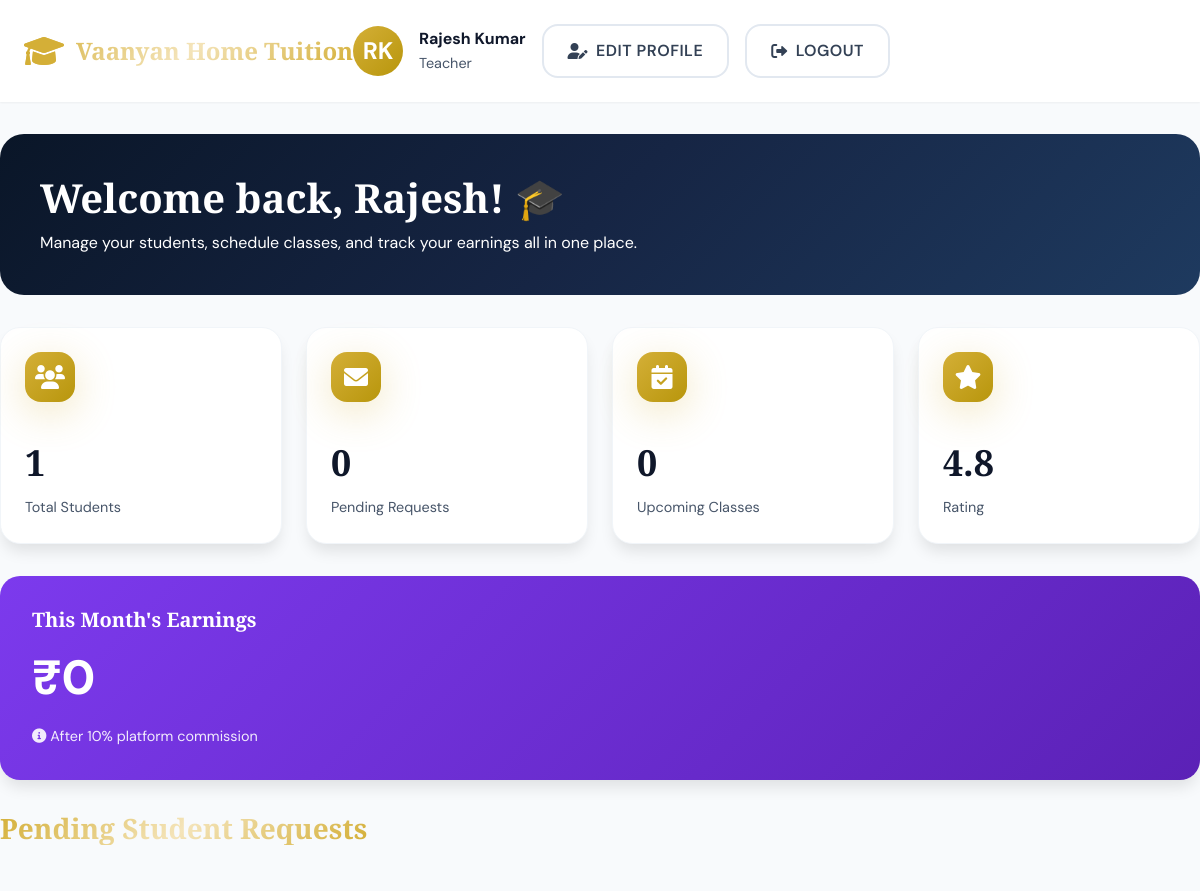
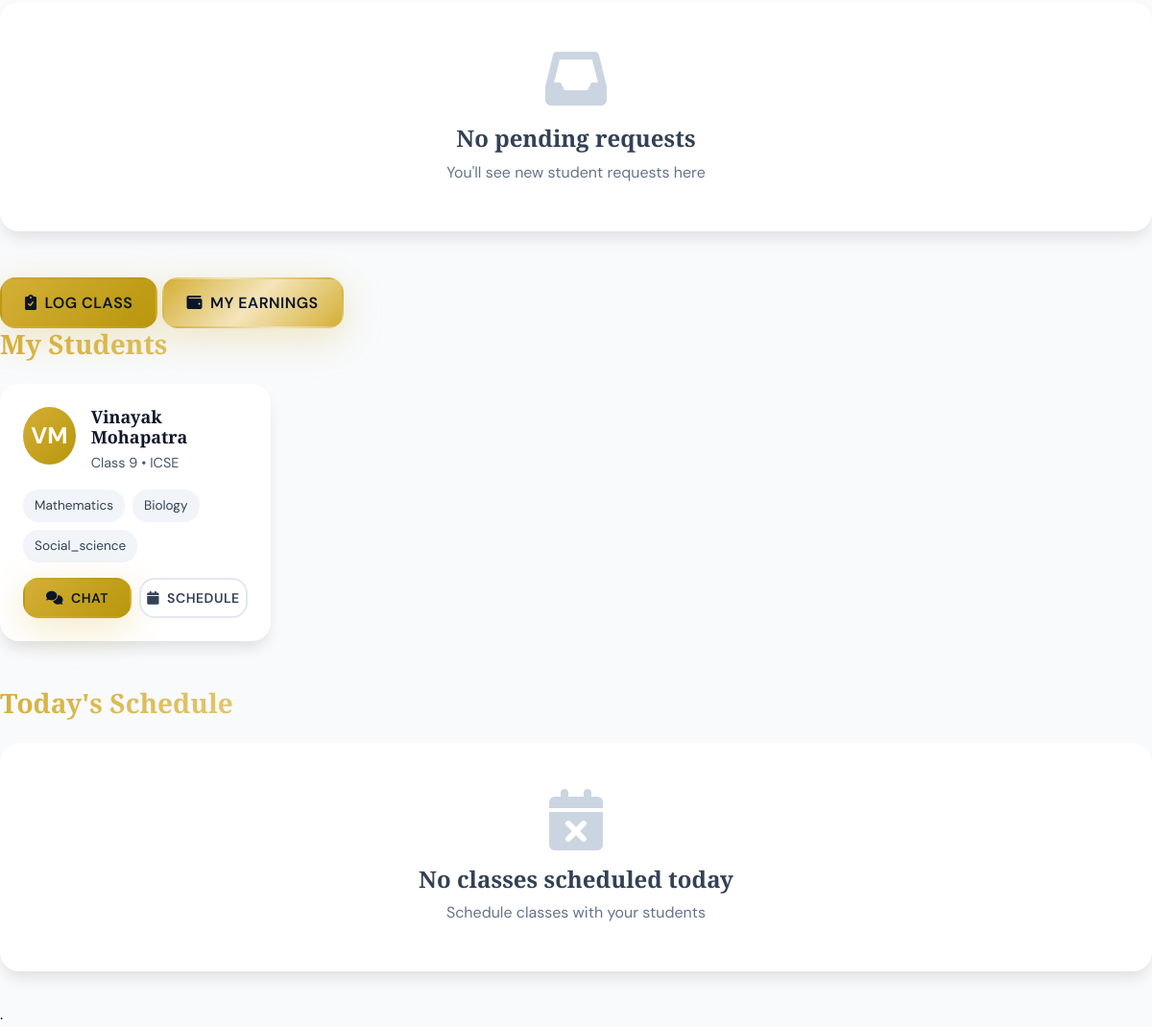
/teacher/dashboard (signed in), run on the app's committed database (2 pictures, top to bottom).
### app.py (models this page shows, shortened)
class User(db.Model):
    __tablename__ = 'users'
    id = db.Column(db.Integer, primary_key=True)
    role = db.Column(db.String(20), nullable=False)
    first_name = db.Column(db.String(100), nullable=False)
    last_name = db.Column(db.String(100), nullable=False)
    email = db.Column(db.String(120), unique=True, nullable=False)
    phone = db.Column(db.String(20), nullable=False)
    password_hash = db.Column(db.String(200), nullable=False)
    is_active = db.Column(db.Boolean, default=True)
    created_at = db.Column(db.DateTime, default=datetime.utcnow)
    student_profile = db.relationship('StudentProfile', backref='user', uselist=False, lazy=True)
    teacher_profile = db.relationship('TeacherProfile', backref='user', uselist=False, lazy=True)

class TeacherProfile(db.Model):
    __tablename__ = 'teacher_profiles'
    id = db.Column(db.Integer, primary_key=True)
    user_id = db.Column(db.Integer, db.ForeignKey('users.id'), nullable=False)
    qualification = db.Column(db.String(100), nullable=False)
    experience = db.Column(db.String(50), nullable=False)
    subjects = db.Column(db.Text, nullable=False)
    teaching_mode = db.Column(db.Text, nullable=False)
    hourly_rate = db.Column(db.Integer, nullable=False)
    bio = db.Column(db.Text)
    city = db.Column(db.String(100), nullable=False)
    address = db.Column(db.Text, nullable=False)
    rating = db.Column(db.Float, default=5.0)
    total_students = db.Column(db.Integer, default=0)
    total_classes = db.Column(db.Integer, default=0)
    total_earnings = db.Column(db.Integer, default=0)
    is_verified = db.Column(db.Boolean, default=False)

class StudentProfile(db.Model):
    __tablename__ = 'student_profiles'
    id = db.Column(db.Integer, primary_key=True)
    user_id = db.Column(db.Integer, db.ForeignKey('users.id'), nullable=False)
    grade = db.Column(db.String(20), nullable=False)
    board = db.Column(db.String(50), nullable=False)
    subjects = db.Column(db.Text, nullable=False)
    city = db.Column(db.String(100), nullable=False)
    address = db.Column(db.Text, nullable=False)

### app.py (the view)
@app.route('/teacher/dashboard')
@login_required
def teacher_dashboard():
    user = get_current_user()
    if user.role != 'teacher':
        flash('Access denied', 'error')
        return redirect(url_for('home'))
    pending_requests = TutorRequest.query.filter_by(
        teacher_id=user.id,
        status='pending'
    ).all()
    accepted_request_ids = [req.id for req in TutorRequest.query.filter_by(
        teacher_id=user.id,
        status='accepted'
    ).all()]
    students = []
    if accepted_request_ids:
        student_ids = [req.student_id for req in TutorRequest.query.filter(
            TutorRequest.id.in_(accepted_request_ids)
        ).all()]
        students = User.query.filter(User.id.in_(student_ids)).all()
    classes = []
    monthly_earnings = user.teacher_profile.total_earnings if user.teacher_profile else 0
    unread_messages = Message.query.filter_by(
        recipient_id=user.id,
        is_read=False
    ).count()
    admin_users = User.query.filter_by(role='admin').all()
    admin_ids = [admin.id for admin in admin_users]
    admin_messages = Message.query.filter(
        Message.recipient_id == user.id,
        Message.sender_id.in_(admin_ids)
    ).order_by(Message.created_at.desc()).limit(10).all()
    return render_template('teacher_dashboard.html',
                         current_user=user,
                         pending_requests=pending_requests,
                         students=students,
                         classes=classes,
                         monthly_earnings=monthly_earnings,
                         messages=range(unread_messages),
                         admin_messages=admin_messages)

### templates/teacher_dashboard.html (shortened to what this page needs)
<!DOCTYPE html>
<html lang="en">
<head>
    <link rel="stylesheet" href="{{ url_for('static', filename='style.css') }}">
    <link href="https://cdnjs.cloudflare.com/ajax/libs/font-awesome/6.0.0/css/all.min.css" rel="stylesheet">
</head>
<body>
    <div class="dashboard">
        <header class="dashboard-header">
            <div class="container">
                <div class="dashboard-header-content">
                    <a href="{{ url_for('home') }}" class="logo">
                        <i class="fas fa-graduation-cap"></i>
                        Vaanyan Home Tuition
                    </a>
                    <div class="user-info">
                        <div class="user-avatar">
                            {{ current_user.first_name[0] }}{{ current_user.last_name[0] }}
                        </div>
                        <div>
                            <strong>{{ current_user.first_name }} {{ current_user.last_name }}</strong>
                            <p style="color: var(--gray-600); font-size: 0.9rem; margin: 0;">Teacher</p>
                        </div>
                        <a href="{{ url_for('teacher_edit_profile') }}" class="btn btn-secondary">
                            <i class="fas fa-user-edit"></i> Edit Profile
                        </a>
                        <a href="{{ url_for('logout') }}" class="btn btn-secondary">
                            <i class="fas fa-sign-out-alt"></i> Logout
                        </a>
                    </div>
                </div>
            </div>
        </header>
        <div class="container dashboard-content">
            <div class="welcome-section">
                <h1>Welcome back, {{ current_user.first_name }}! 🎓</h1>
                <p>Manage your students, schedule classes, and track your earnings all in one place.</p>
            </div>
            <div class="stats-cards">
                <div class="stat-card">
                    <div class="stat-card-header">
                        <div class="stat-icon">
                            <i class="fas fa-users"></i>
                        </div>
                    </div>
                    <div class="stat-value">{{ students|length }}</div>
                    <div class="stat-label">Total Students</div>
                </div>
                <div class="stat-card">
                    <div class="stat-card-header">
                        <div class="stat-icon">
                            <i class="fas fa-envelope"></i>
                        </div>
                    </div>
                    <div class="stat-value">{{ pending_requests|length }}</div>
                    <div class="stat-label">Pending Requests</div>
                </div>
                <div class="stat-card">
                    <div class="stat-card-header">
                        <div class="stat-icon">
                            <i class="fas fa-calendar-check"></i>
                        </div>
                    </div>
                    <div class="stat-value">{{ classes|length }}</div>
                    <div class="stat-label">Upcoming Classes</div>
                </div>
                <div class="stat-card">
                    <div class="stat-card-header">
                        <div class="stat-icon">
                            <i class="fas fa-star"></i>
                        </div>
                    </div>
                    <div class="stat-value">{{ current_user.teacher_profile.rating or '5.0' }}</div>
                    <div class="stat-label">Rating</div>
                </div>
            </div>
            <div class="earnings-card" style="margin-bottom: 2rem;">
                <h3 style="font-size: 1.25rem; margin-bottom: 0.5rem;">This Month's Earnings</h3>
                <div class="earnings-value">₹{{ monthly_earnings or '0' }}</div>
                <div class="earnings-note">
                    <i class="fas fa-info-circle"></i> After 10% platform commission
                </div>
            </div>
            <section style="margin-bottom: 3rem;">
                <div style="display: flex; justify-content: space-between; align-items: center; margin-bottom: 1.5rem;">
                    <h2 class="section-title">Pending Student Requests</h2>
                </div>
                {% if pending_requests and pending_requests|length > 0 %}
                <div class="requests-list">
                    {% for request in pending_requests %}
                    <div class="request-item">
                        <div class="request-info">
                            <h3>{{ request.student.first_name }} {{ request.student.last_name }}</h3>
                            <div class="request-meta">
                                <span><i class="fas fa-book"></i> {{ request.subject|title }}</span>
                                <span><i class="fas fa-graduation-cap"></i> Class {{ request.student.student_profile.grade }}</span>
                                <span><i class="fas fa-map-marker-alt"></i> {{ request.student.student_profile.city }}</span>
                            </div>
                            <p style="color: var(--gray-600); margin-top: 0.5rem; font-size: 0.9rem;">
                                {{ request.message }}
                            </p>
                        </div>
                        <div class="request-actions">
                            <form method="POST" action="{{ url_for('handle_request') }}" style="display: inline;">
                                <input type="hidden" name="request_id" value="{{ request.id }}">
                                <input type="hidden" name="action" value="accept">
                                <button type="submit" class="btn btn-primary btn-sm">
                                    <i class="fas fa-check"></i> Accept
                                </button>
                            </form>
                            <form method="POST" action="{{ url_for('handle_request') }}" style="display: inline;">
                                <input type="hidden" name="request_id" value="{{ request.id }}">
                                <input type="hidden" name="action" value="reject">
                                <button type="submit" class="btn btn-secondary btn-sm">
                                    <i class="fas fa-times"></i> Decline
                                </button>
                            </form>
                        </div>
                    </div>
                    {% endfor %}
                </div>
                {% else %}
                <div class="empty-state">
                    <i class="fas fa-inbox"></i>
                    <h3>No pending requests</h3>
                    <p>You'll see new student requests here</p>
                </div>
                {% endif %}
            </section>
<a href="{{ url_for('teacher_log_class') }}" class="btn btn-primary">
    <i class="fas fa-clipboard-check"></i> Log Class
</a>
<a href="{{ url_for('teacher_earnings') }}" class="btn btn-gold">
    <i class="fas fa-wallet"></i> My Earnings
</a>
            <section>
                <h2 class="section-title">My Students</h2>
                {% if students and students|length > 0 %}
                <div class="students-grid">
                    {% for student in students %}
                    <div class="student-card">
                        <div class="student-header">
                            <div class="student-avatar">
                                {{ student.first_name[0] }}{{ student.last_name[0] }}
                            </div>
                            <div class="student-info">
                                <h3>{{ student.first_name }} {{ student.last_name }}</h3>
                                <p style="color: var(--gray-600); font-size: 0.9rem;">
                                    Class {{ student.student_profile.grade }} • {{ student.student_profile.board|upper }}
                                </p>
                            </div>
                        </div>
                        <div class="subject-tags">
                            {% for subject in student.student_profile.subjects.split(',')[:3] %}
                            <span class="subject-tag">{{ subject|title }}</span>
                            {% endfor %}
                        </div>
                        <div style="display: flex; gap: 0.5rem; margin-top: 1rem;">
                            <a href="{{ url_for('chat', partner_id=student.id) }}" class="btn btn-primary btn-sm" style="flex: 1;">
                                <i class="fas fa-comments"></i> Chat
                            </a>
                            <a href="#" class="btn btn-secondary btn-sm" style="flex: 1;">
                                <i class="fas fa-calendar"></i> Schedule
                            </a>
                        </div>
                    </div>
                    {% endfor %}
                </div>
                {% else %}
                <div class="empty-state">
                    <i class="fas fa-user-graduate"></i>
                    <h3>No students yet</h3>
                    <p>Accept student requests to start teaching</p>
                </div>
                {% endif %}
            </section>
            <section style="margin-top: 3rem;">
                <h2 class="section-title">Today's Schedule</h2>
                {% if classes and classes|length > 0 %}
                <div style="background: var(--white); border-radius: var(--radius-xl); padding: 1.5rem; box-shadow: var(--shadow-lg);">
                    {% for class in classes %}
                    <div style="padding: 1rem; border-bottom: 1px solid var(--gray-200); display: flex; justify-content: space-between; align-items: center;">
                        <div>
                            <h3 style="color: var(--gray-900); margin-bottom: 0.25rem;">{{ class.title }}</h3>
                            <p style="color: var(--gray-600); font-size: 0.9rem;">
                                <i class="fas fa-clock"></i> {{ class.scheduled_at }} • {{ class.duration_minutes }} mins
                            </p>
                        </div>
                        <a href="#" class="btn btn-primary btn-sm">Start Class</a>
                    </div>
                    {% endfor %}
                </div>
                {% else %}
                <div class="empty-state">
                    <i class="fas fa-calendar-times"></i>
                    <h3>No classes scheduled today</h3>
                    <p>Schedule classes with your students</p>
                </div>
                {% endif %}
            </section>
        </div>
    </div>
</body>
</html>

### data on the page
User: first_name "R", last_name "K", first_name "Rajesh", last_name "Kumar"
TeacherProfile: teacher_profile "4.8"
User: first_name "V", last_name "M", first_name "Vinayak", last_name "Mohapatra", student_profile.grade "9", student_profile.board "ICSE", 3 "Mathematics" "Biology" "Social_science"

### other printed values
{{ students|length }} "1"
{{ pending_requests|length }} "0"
{{ classes|length }} "0"
{{ monthly_earnings or '0' }} "0"
